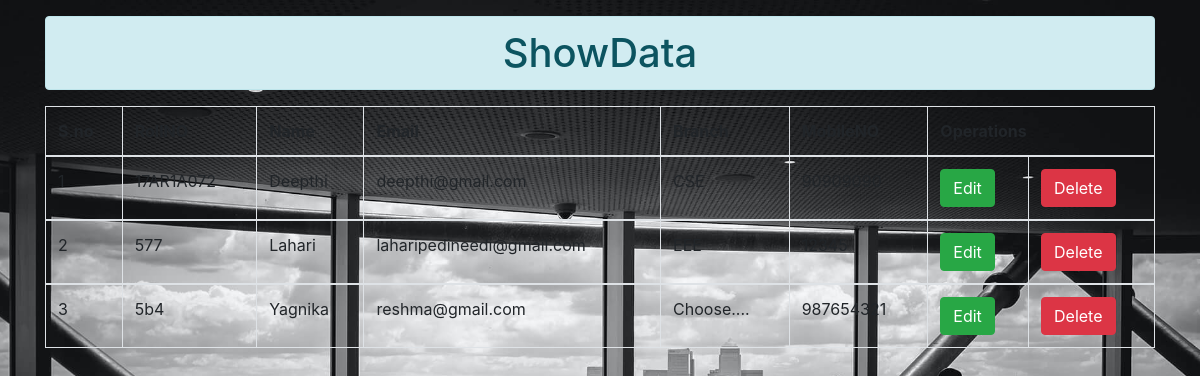
Page /showdata on the committed database.
### student/models.py (models this page shows)
class Student(models.Model):
	rollno = models.CharField(max_length=10)
	name = models.CharField(max_length=30)
	branch = models.CharField(max_length=20)
	email = models.EmailField(max_length=20)
	mobileno = models.CharField(max_length=12)

### student/views.py (the view)
# urls.py: path('showdata',showdata,name="showdata"),
def showdata(request):
	data = Student.objects.all()
	return render(request,'student/showdata.html',{'data':data})

### student/templates/student/showdata.html
{% extends 'student/home.html' %}
{% block content %}
<div class="container mt-3">
  <h1 class="alert alert-info text-center">ShowData</h1>
  <table class="table table-bordered table-hover table-stripped">
    <tr class="bg-primary text-white">
      <thead>
        <th>S.no</th>
        <th>RollNO</th>
        <th>Name</th>
        <th>Email</th>
        <th>Branch</th>
        <th>MobileNO</th>
        <th colspan="2">Operations</th>
      </thead>
    </tr>
    <tr>
      {% for i in data %}
      <tbody>
        <td>{{forloop.counter}}</td>
        <td>{{i.rollno}}</td>
        <td>{{i.name}}</td>
        <td>{{i.email}}</td>
        <td>{{i.branch}}</td>
        <td>{{i.mobileno}}</td>
        <td>
          <a href="{% url 'editstudent' i.id %}" class="btn btn-success btn-md">Edit</a>
        </td>
        <td>
          <a href="{% url 'deletestudent' i.id %}" class="btn btn-danger btn-md">Delete</a>
        </td>
      </tbody>
      {% endfor %}
    </tr>
  </table>
</div>
{% endblock %}

### student/templates/student/home.html (shortened to what this page needs)
{% load static %}
<!DOCTYPE html>
<html lang="en">
<head>
  <link href="{% static 'css/style.css' %}" rel="stylesheet">
  <link rel="stylesheet" href="https://maxcdn.bootstrapcdn.com/bootstrap/4.5.2/css/bootstrap.min.css">
</head>
<body>
{% block content %}
{% endblock %}
</body>
</html>

### student/static/css/style.css (style rules this page uses)
body { width: 100%; height: 100vh; background: url("../img/hero-bg.jpg") top center; background-size: cover; position: relative; }

### rows in the picture
Student: rollno "17AR1A072", name "Deepthi", email "deepthi@gmail.com", branch "CSE", mobileno "90909090"
Student: rollno "577", name "Lahari", email "laharipedineedi@gmail.com", branch "EEE"
Student: rollno "5b4", name "Yagnika", email "reshma@gmail.com", branch "Choose....", mobileno "987654321"
